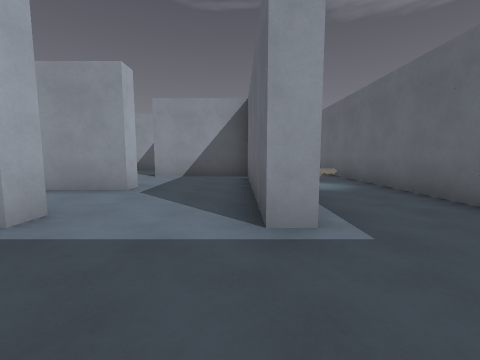
View 1 (above)

16 first-person views from a walk through a level from a Godot 3-D game. The camera is 1.4 m above the floor, tilts 6° down and sees 90° across. The floor is counted in squares, 2 m on a side. Each view is taken from the middle of a square. On the plan, view 1 faces up. The plan holds only what a view shows up to about 9 squares ahead; the rest is blank. The place goes on beyond the plan. Surface patterns are stand-ins for the level's own textures.

View 2
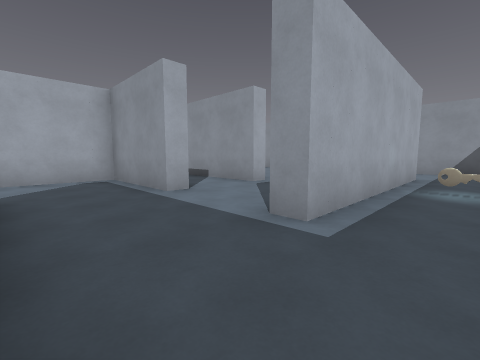

View 3
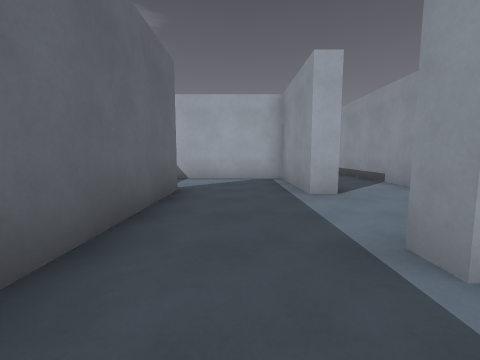

View 4
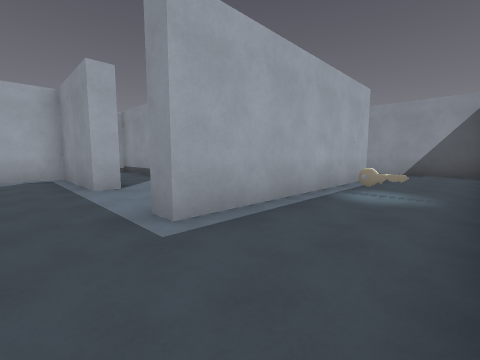

View 5
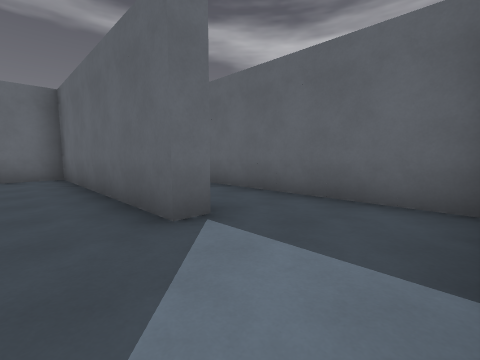

View 6
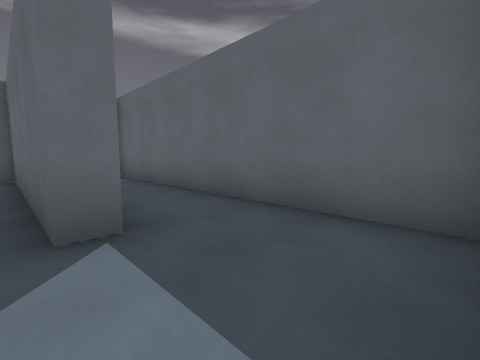

View 7
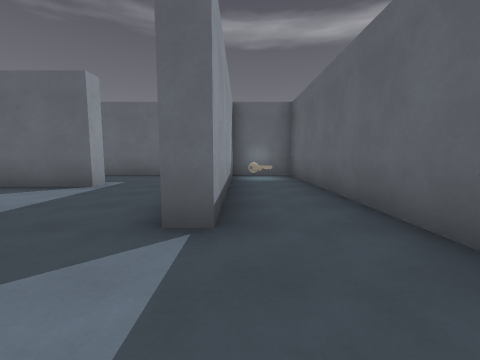

View 8
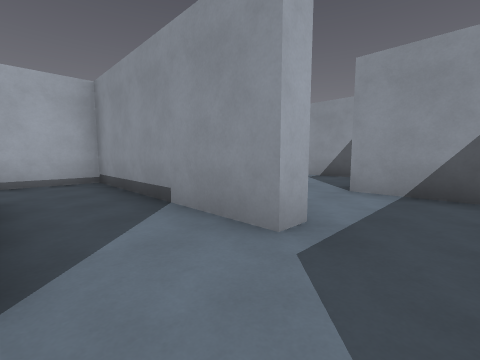

View 9
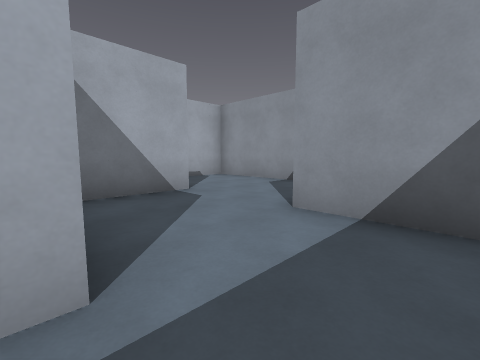

View 10
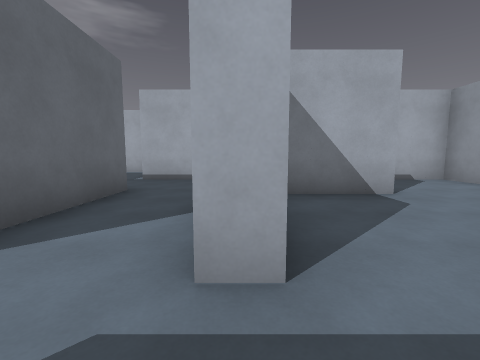

View 11
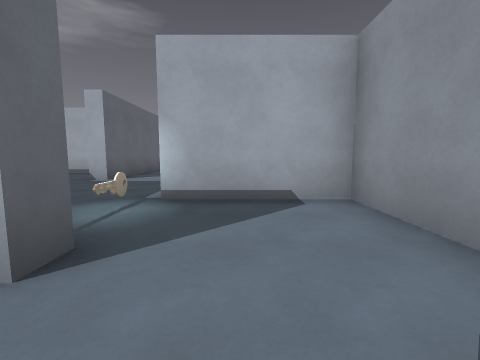

View 12
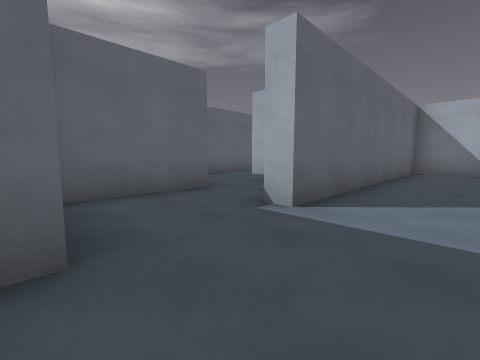

View 13
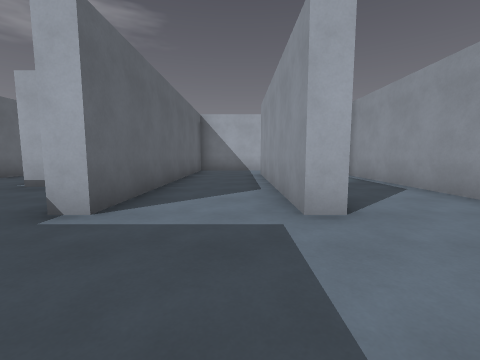

View 14
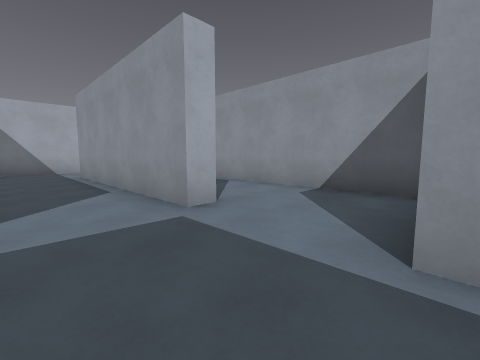

View 15
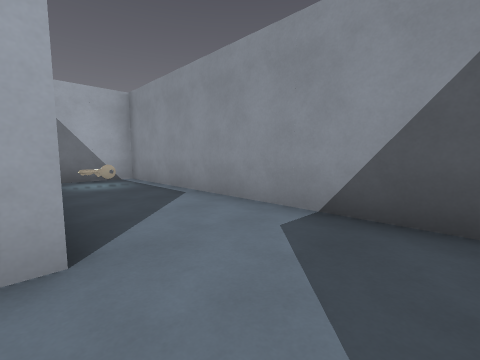

View 16
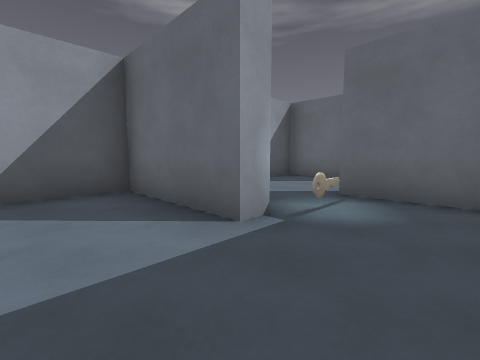

### Floor plan
Ten units are one square. View 1 is at (0, 0); x grows to the right and y downward. Boxes are objects, and circles mark ways between rooms. Rooms are numbered by the first view taken in them; rooms with no view inside come last. Other rooms are left out.
<svg viewBox="-192 -113 230 146">
<path fill="none" stroke="#000" d="M-22 -29 -22 -23 -52 -23 -52 10M-22 -48 -77 -48 -77 -22M-58 -28 -31 -28M28 8 -28 8 -28 2 33 2 33 -91M8 -82 8 -23 3 -23 3 -45M-51 28 33 28 33 8M31 -108 -1 -108M-22 -54 -22 -48M3 -45 3 -75M2 -78 -28 -78M-57 -59 -57 -78 -52 -78 -52 -58M-28 -89 -28 -108 -77 -108 -77 -78M-107 -84 -107 -78 -168 -78M-84 -53 -79 -53M-77 -78 -82 -78M-187 -81 -187 -53 -107 -53 -107 -48M-82 -78 -82 -108 -162 -108 -162 -90M-133 -28 -133 -22M-112 -28 -85 -28"/>
<rect x="15" y="15" width="10" height="10" fill="#bbb"><title>other object</title></rect>
<rect x="15" y="-55" width="10" height="10" fill="#bbb"><title>key</title></rect>
<rect x="-75" y="-75" width="10" height="10" fill="#bbb"><title>key</title></rect>
<rect x="-155" y="-105" width="10" height="10" fill="#bbb"><title>key</title></rect>
<circle cx="-15" cy="-50" r="3" fill="#2a7"/>
<circle cx="-30" cy="-65" r="3" fill="#2a7"/>
<circle cx="-80" cy="-65" r="3" fill="#2a7"/>
<circle cx="-95" cy="-80" r="3" fill="#2a7"/>
<circle cx="-95" cy="-50" r="3" fill="#2a7"/>
<circle cx="-110" cy="-35" r="3" fill="#2a7"/>
<text x="-10" y="-30">1</text>
<text x="-20" y="-60">2</text>
<text x="-50" y="-80">3</text>
<text x="-120" y="-70">4</text>
<text x="-130" y="-100">5</text>
<text x="-120" y="-40">6</text>
<text x="-100" y="-40">7</text>
</svg>
Room 1 opens to room 2. Room 2 opens to room 3. Room 3 opens to room 4. Room 4 opens to room 5. Room 4 opens to room 7. Room 6 opens to room 7.

Where each view was taken, in squares from view 1:
view 1: 0 up, 0 right, facing up
view 2: 0 up, 2 right, facing up-left
view 3: 1 up, 2 right, facing left
view 4: 1 up, 3 right, facing up-left
view 5: 1 up, 5 left, facing down-right
view 6: 0 up, 5 left, facing down-right
view 7: 1 down, 5 left, facing right
view 8: 3 up, 1 left, facing up-left
view 9: 5 up, 1 left, facing up-left
view 10: 5 up, 1 left, facing left
view 11: 9 up, 4 left, facing left
view 12: 7 up, 8 left, facing down-left
view 13: 7 up, 8 left, facing left
view 14: 6 up, 8 left, facing up-left
view 15: 8 up, 9 left, facing up-left
view 16: 6 up, 10 left, facing up-right
